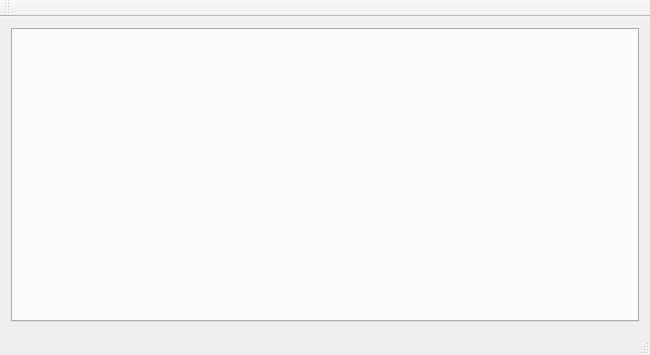
<?xml version="1.0" encoding="UTF-8"?>
<ui version="4.0">
 <class>MainWindow</class>
 <widget class="QMainWindow" name="MainWindow">
  <property name="geometry">
   <rect>
    <x>0</x>
    <y>0</y>
    <width>650</width>
    <height>355</height>
   </rect>
  </property>
  <property name="windowTitle">
   <string>MainWindow</string>
  </property>
  <widget class="QWidget" name="centralWidget">
   <layout class="QGridLayout" name="gridLayout">
    <item row="0" column="0">
     <widget class="QTabWidget" name="tabWidget">
     </widget>
    </item>
   </layout>
  </widget>
  <widget class="QMenuBar" name="menuBar">
   <property name="geometry">
    <rect>
     <x>0</x>
     <y>0</y>
     <width>650</width>
     <height>23</height>
    </rect>
   </property>
  </widget>
  <widget class="QToolBar" name="mainToolBar">
   <attribute name="toolBarArea">
    <enum>TopToolBarArea</enum>
   </attribute>
   <attribute name="toolBarBreak">
    <bool>false</bool>
   </attribute>
  </widget>
  <widget class="QStatusBar" name="statusBar"/>
 </widget>
 <layoutdefault spacing="6" margin="11"/>
 <resources/>
 <connections/>
</ui>
